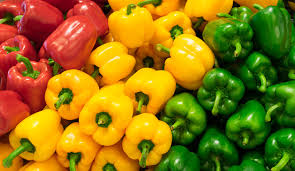
%> input picture test-images/peppers.jpeg, 295 x 171 px
$ octave demo_crop.m   (GNU Octave 9; MATLAB toolbox functions it lacks are replaced by stand-ins)
%> lines starting %> are read from the running program, lines starting %| are printed output that depends on the picture
%> further down, original_image is the input picture: size 171x295x3 uint8; mean R, G, B 145.1, 114.8, 14.7
%| Original Image Size: 295 x 171
### cropImage.m
% 4
%
function croppedImage = cropImage(inputImage, cropRegion)
%> called with cropRegion = [180 50 380 200]

  % cropImage - Crops an image to a specified rectangular region.
  %
  % This function extracts a sub-image from a larger image based on the
  % coordinates of a bounding box. It handles both grayscale and color images.
  %
  % SYNTAX:
  %   croppedImage = cropImage(inputImage, cropRegion)
  %
  % INPUTS:
  %   inputImage - The source image matrix (can be MxN for grayscale or
  %                MxNx3 for RGB color).
  %
  %   cropRegion - A 1x4 vector defining the crop area in the format:
  %                [x1, y1, x2, y2]
  %                where:
  %                  (x1, y1) are the coordinates of the TOP-LEFT corner.
  %                  (x2, y2) are the coordinates of the BOTTOM-RIGHT corner.
  %                'x' corresponds to the column index (horizontal).
  %                'y' corresponds to the row index (vertical).
  %
  % OUTPUTS:
  %   croppedImage - The new, smaller image matrix containing only the pixels
  %                  from the specified region.
  %
  % EXAMPLE:
  %   % Load an image
  %   original = imread('peppers.png');
  %   % Define a crop region [topLeftX, topLeftY, bottomRightX, bottomRightY]
  %   region = [100, 50, 300, 250];
  %   % Crop the image
  %   my_crop = cropImage(original, region);
  %   % Display the result
  %   imshow(my_crop);
  %
  % See also: imread, imshow, size


  if numel(cropRegion) ~= 4
    error('cropRegion must be a 4-element vector: [x1, y1, x2, y2]');
  end


  [imgHeight, imgWidth, ~] = size(inputImage);
%> imgHeight = 171; imgWidth = 295


  x1 = round(cropRegion(1));
  y1 = round(cropRegion(2));
  x2 = round(cropRegion(3));
  y2 = round(cropRegion(4));


  if x1 >= x2 || y1 >= y2
    error('Invalid crop region: x1 must be < x2 and y1 must be < y2.');
  end


  x1 = max(1, x1);
  y1 = max(1, y1);
  x2 = min(imgWidth, x2);
%> x2 = 295
  y2 = min(imgHeight, y2);
%> y2 = 171


  % The core of cropping is selecting a sub-matrix.
  % The format is Image(rows, columns, channels).
  % The ':' for the third dimension means 'take all color channels' (e.g., R, G, and B).
  % This works for both grayscale (1 channel) and color (3 channels) images.
  croppedImage = inputImage(y1:y2, x1:x2, :);
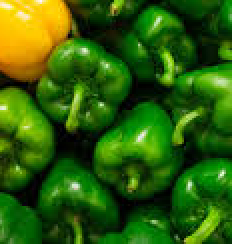
%> croppedImage: size 122x116x3 uint8 (shown 2 times larger); mean R, G, B 46.4, 94.7, 9

end

### demo_crop.m
% 4 demo for 4
%
% demo_crop.m - A script to demonstrate the use of the cropImage function.


clear; clc; close all;

pkg load image;
imagePath = './test-images/peppers.jpeg';


if ~exist(imagePath, 'file')
  error('Image file not found at: %s\nPlease check the path.', imagePath);
end

original_image = imread(imagePath);


% Let us crop the yellow pepper from the 'peppers.png' image.
topLeft_x = 180;
topLeft_y = 50;
bottomRight_x = 380;
bottomRight_y = 200;
cropBox = [topLeft_x, topLeft_y, bottomRight_x, bottomRight_y];

fprintf('Original Image Size: %d x %d\n', size(original_image, 2), size(original_image, 1));
fprintf('Cropping to region: [x1=%d, y1=%d] to [x2=%d, y2=%d]\n', cropBox);


try
  cropped_image = cropImage(original_image, cropBox);
  fprintf('Successfully cropped image.\n');
  fprintf('New Cropped Image Size: %d x %d\n', size(cropped_image, 2), size(cropped_image, 1));
%| New Cropped Image Size: 116 x 122
catch ME
  error('An error occurred during cropping: %s', ME.message);
end


figure('Name', 'Image Cropping Demonstration', 'NumberTitle', 'off');


subplot(1, 2, 1);
imshow(original_image);
title('Original Image with Crop Box');
hold on; % Allow plotting on top of the image
rectangle('Position', [topLeft_x, topLeft_y, bottomRight_x - topLeft_x, bottomRight_y - topLeft_y], ...
          'EdgeColor', 'r', 'LineWidth', 2);
hold off;


subplot(1, 2, 2);
imshow(cropped_image);
title('Cropped Result');
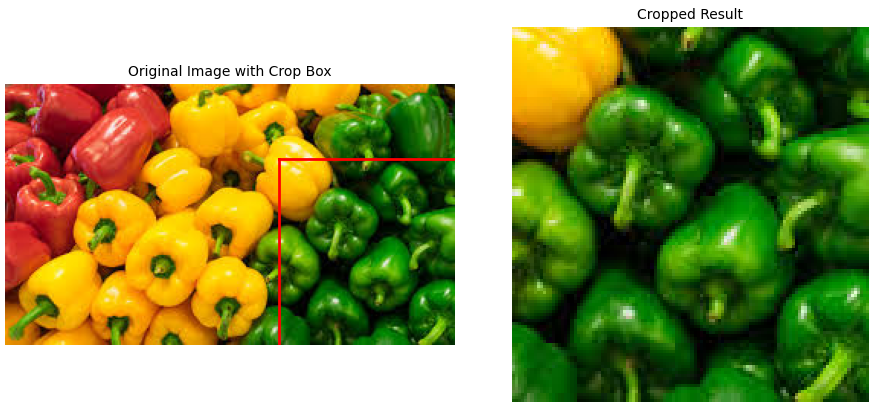
%> figure redrawn from the program's plot data, 2 panels

$ run again, with test-images/flower.jpg copied over test-images/peppers.jpeg
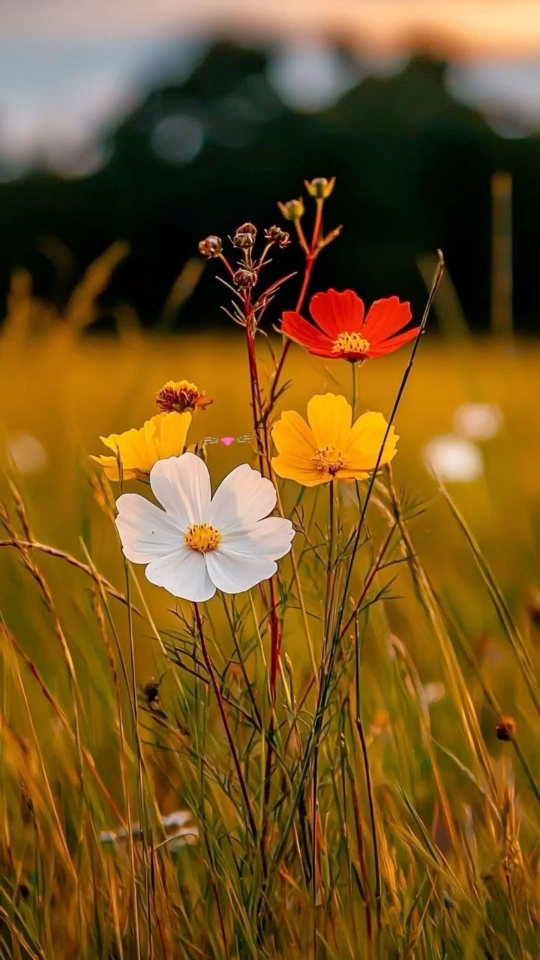
%> input picture test-images/flower.jpg, 1080 x 1920 px (shown at 1/2 size)
%> original_image is the input picture: size 1920x1080x3 uint8; mean R, G, B 116.1, 83.8, 31.7
%| Original Image Size: 1080 x 1920
%> in cropImage, `croppedImage = inputImage(y1:y2, x1:x2, :);`:
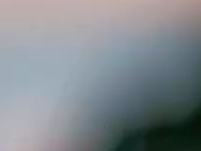
%> croppedImage: size 151x201x3 uint8; mean R, G, B 130.3, 136.9, 141.9
%| New Cropped Image Size: 201 x 151
%> `title('Cropped Result');`:
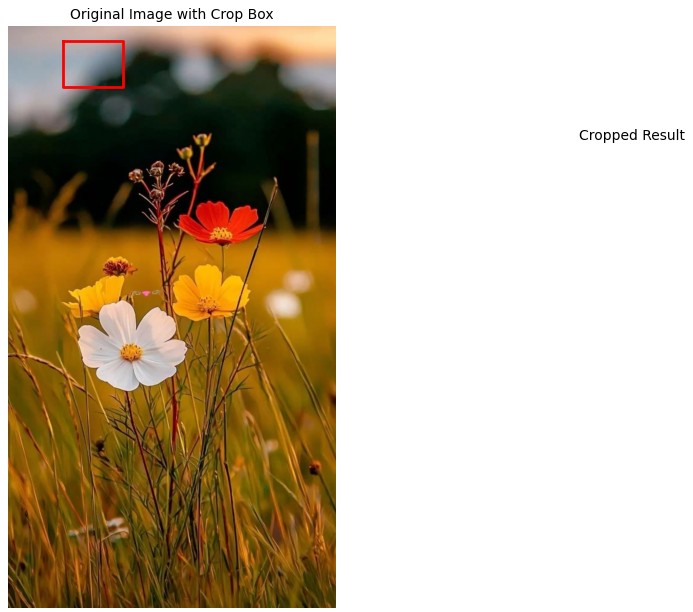
%> figure redrawn from the program's plot data, 2 panels
